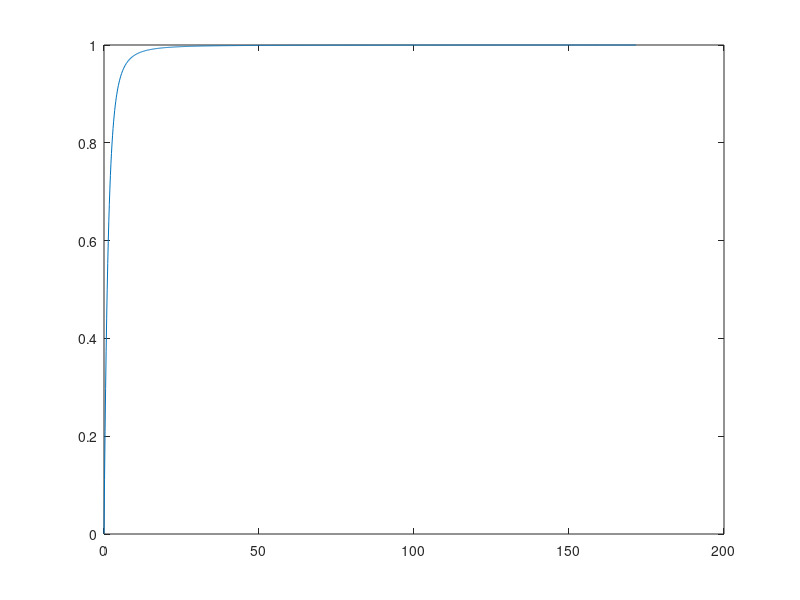

MATLAB code for this plot: (Note: this script raises an error after producing the figure.)
%% Thrust Coefficient and Stuff
% Alec Bills, Carnegie Mellon University
% April 17, 2019

R=90/2;
T=32970.22;
rho=1.225;
V_max=171.6;

V=linspace(0,V_max,1000);
T_c=2.*T./(V.*V.*rho.*pi.*R.*R);
eta_prop=2./(1+sqrt(1+T_c));
figure(1)
plot(V,eta_prop);
    airplane.acceleration=(airplane.thrust-((airplane.C_D0+(airplane.K*CL*CL))*q*airplane.S)-(u*(airplane.W-(q*airplane.S*CL))/(airplane.W/9.81)));
